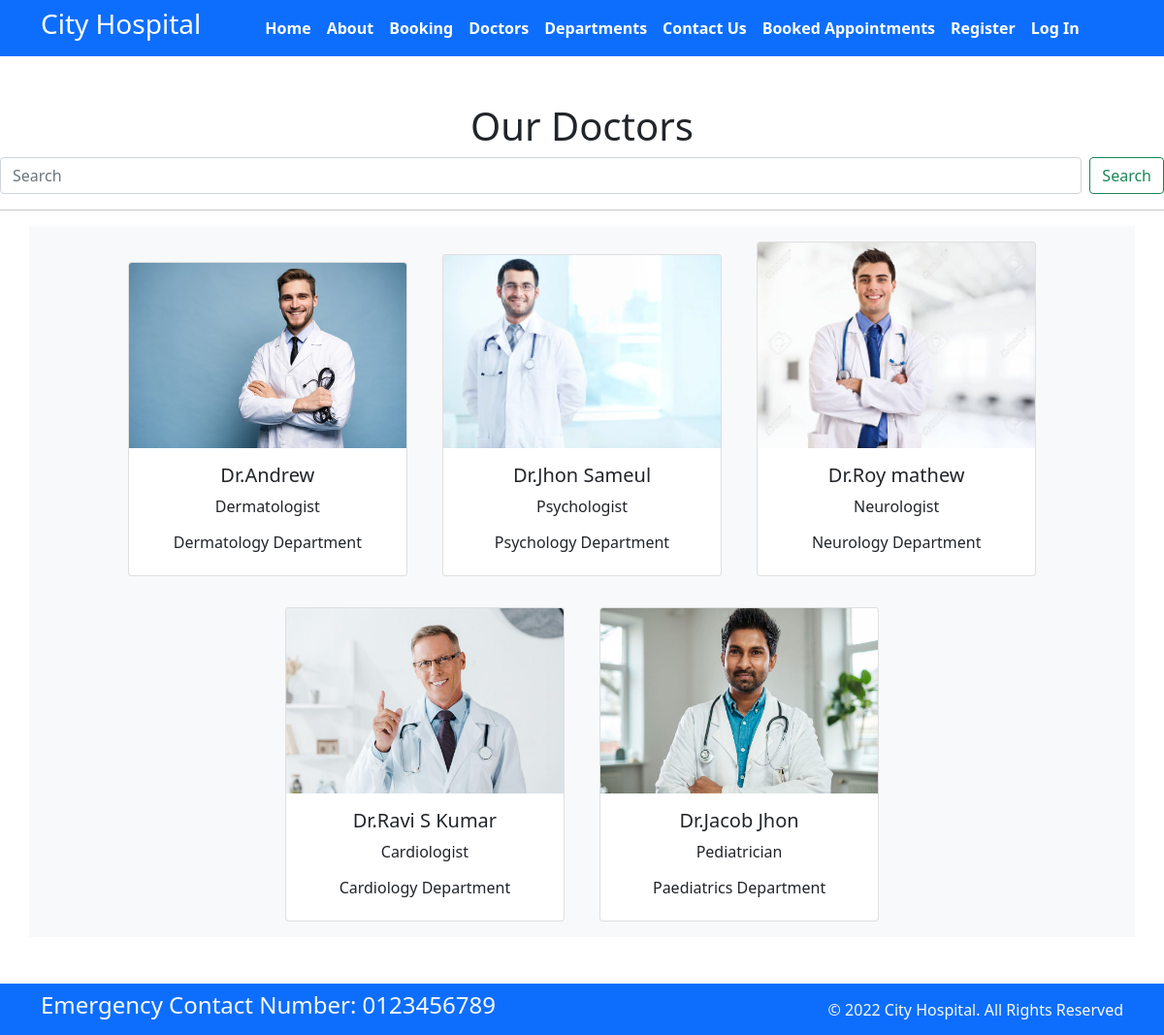
The app's page /doctors/ with its own data.
### home/models.py (models this page shows, shortened)
class Doctors(models.Model):
    doc_name = models.CharField(max_length=255)
    doc_spec = models.CharField(max_length=255)
    dep_name = models.ForeignKey(Departments, on_delete=models.CASCADE)
    doc_image = models.ImageField(upload_to='doctors')

class Departments(models.Model):
    dep_name = models.CharField(max_length=100)
    dep_description = models.TextField()
    def __str__(self):
        return self.dep_name

### home/views.py (the view)
# urls.py: path('doctors/', views.doctors, name='doctors'),
def doctors(request):
    dict_docs = {
        'doctors': Doctors.objects.all()
    }
    return render(request, 'doctors.html' , dict_docs)

### templates/doctors.html (shortened to what this page needs)
{% extends 'base.html' %}
{% block content %}
 <h1 class="text-center">Our Doctors </h1>
 <form class="d-flex" method = "get" action = "{% url 'search' %}">
  <input class="form-control me-2" type="search" placeholder="Search" aria-label="Search" name='q'>
  <button class="btn btn-outline-success" type="submit">Search</button>
</form>
 <hr>
<div class="container text-center bg-light">
    {% for d in doctors%}
        <div class="card text-center mx-3 my-3" style="width: 18rem; display: inline-block;">
            <img src="{{d.doc_image.url}}" class="card-img-top" alt="...">
            <div class="card-body">
              <h5 class="card-title">Dr.{{d.doc_name}}</h5>
              <p class="card-text">{{d.doc_spec}}</p>
              <h6>{{d.dep_name}} Department</h6>
            </div>
          </div>
    {% endfor %}
</div>
{% endblock %}

### templates/base.html (shortened to what this page needs)
{% load static            %}
<!DOCTYPE html>
<html>
  <head>
    <link rel="stylesheet"
      href=" https://cdn.jsdelivr.net/npm/bootstrap@5.1.3/dist/css/bootstrap.min.css ">
    <link rel="stylesheet"
      href="https://use.fontawesome.com/releases/v5.2.0/css/all.css">
    <link rel="stylesheet"
      href="{% static '/css/style.css' %}   ">
  </head>
  <body>
    <nav class="navbar bg-primary navbar-expand-md ">
      <div class="container">
        <div class="col-2 text-left pl-md-0">
          <h3 class="text-white"> City Hospital </h3>
        </div>
        <div
          class="collapse navbar-collapse justify-content-center col-md-8 navbar-collapse-3">
          <ul class="navbar-nav justify-content-center  fw-bold">
            <li class="nav-item active">
              <a class="nav-link text-white" href="{% url 'home' %}">Home </a>
            </li>
            <li class="nav-item">
              <a class="nav-link text-white" href="{% url 'about' %}">About</a>
            </li>
            <li class="nav-item">
              <a class="nav-link text-white" href="{% url 'booking' %} ">Booking</a>
            </li>
            <li class="nav-item">
              <a class="nav-link text-white" href="{% url 'doctors' %} ">Doctors</a>
            </li>
			      <li class="nav-item">
              <a class="nav-link text-white" href="{% url 'department' %}">Departments</a>
            </li>
            <li class="nav-item">
              <a class="nav-link text-white" href="{% url 'contact' %}">Contact Us</a>
            </li>
            <li class="nav-item">
              <a class="nav-link text-white" href="{% url 'booked' %} ">Booked Appointments</a>
            </li>
            <li class="nav-item">
              {% if user.is_authenticated %}
              <li class="nav-item">
                <form method="post" action="{% url 'logout' %}">
                    {%csrf_token %}
                    <button class ="btn btn-secondary" type="submit">Logout</button>
                </form>
              </li>
              {% else %}
              <li class="nav-item">
                <a class="nav-link text-white" href="{% url 'register' %}">Register</a>
              </li>
              <li class="nav-item">
                <a class="nav-link text-white" href="{% url 'login' %}" tabindex="-1">Log In</a>
              </li>
              {% endif %}
            </li>
          </ul>
        </div>
      </div>
    </nav>
    <br>
    <br>
    {% block content %} {% endblock %}
    <br>
    <br>
    <section class="">
      <footer class="pt-2 pb-2  bg-primary text-light">
        <div class="container">
          <div class="row align-items-center">
            <div class="col-12 col-md-8">
              <h4>Emergency Contact Number: 0123456789</h4>
            </div>
            <div class="col-12 col-md-4 mt-4 mt-md-0 text-center text-md-end">
              © 2022 City Hospital. All Rights Reserved
            </div>
          </div>
        </div>
      </footer>
    </section>
  </body>
</html>

### records on screen
Doctors: doc_image (picture), doc_name "Andrew", doc_spec "Dermatologist", dep_name "Dermatology"
Doctors: doc_image (picture), doc_name "Jhon Sameul", doc_spec "Psychologist", dep_name "Psychology"
Doctors: doc_image (picture), doc_name "Roy mathew", doc_spec "Neurologist", dep_name "Neurology"
Doctors: doc_image (picture), doc_name "Ravi S Kumar", doc_spec "Cardiologist", dep_name "Cardiology"
Doctors: doc_image (picture), doc_name "Jacob Jhon", doc_spec "Pediatrician", dep_name "Paediatrics"
